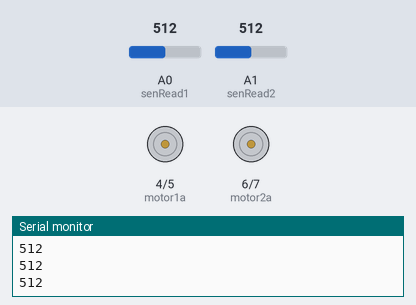
Bench run of a sketch on a simulated Arduino Uno, built with avr-gcc and run on an emulated ATmega328P. Shown: motor-driver pin pairs drawn as motors (green arrow = first pin HIGH = forward, orange = second pin HIGH = backward, longer = more drive), the last lines printed to the serial monitor. The test bench sets the inputs (shaded band); at power-on: A0 (senRead1) = 512, A1 (senRead2) = 512.

Above: at 1.2 s.
1.3 s: A0 (senRead1) set to 481
At 2.1 s:
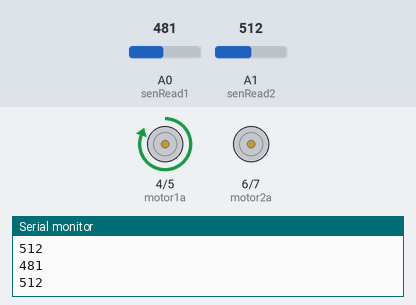
2.8 s: A1 (senRead2) set to 488
At 3.2 s:
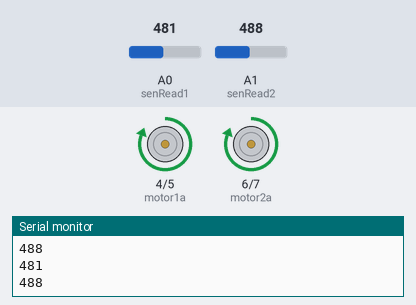
4.3 s: A0 (senRead1) set to 510
At 5.4 s:
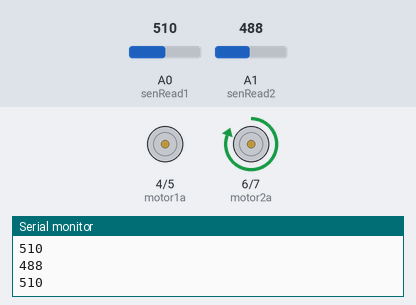
5.8 s: A0 (senRead1) set to 490
At 6.9 s:
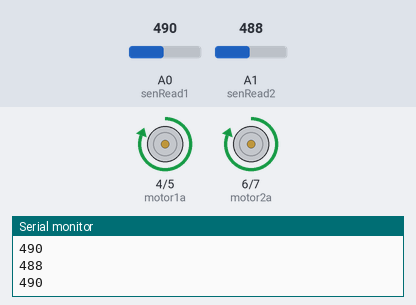
7.3 s: A0 (senRead1) set to 511
At 7.9 s:
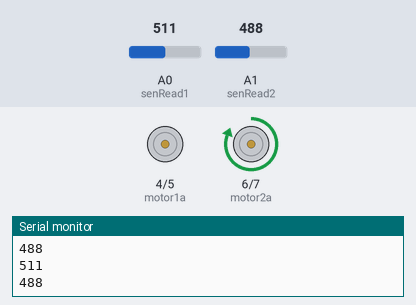
Timing chart, 0 to 9.8 s (numbered marks = the images above; inputs shaded):
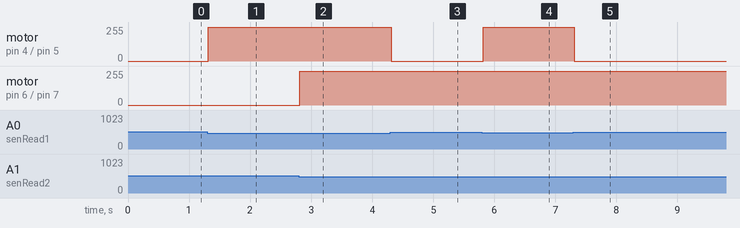

Measured:
- the behaviour switches between 500 and 499 on A0 (senRead1) (found by bisection; images 0 and 1)
- the behaviour switches between 500 and 499 on A1 (senRead2) (found by bisection; images 1 and 2)
- after the input at 1.3 s, motor on pin 4 (motor1a) / pin 5 (motor1b): stopped → forward 255/255 at once
- after the input at 2.8 s, motor on pin 6 (motor2a) / pin 7 (motor2b): stopped → forward 255/255 at once
- after the input at 4.3 s, motor on pin 4 (motor1a) / pin 5 (motor1b): forward 255/255 → stopped at once
- after the input at 5.8 s, motor on pin 4 (motor1a) / pin 5 (motor1b): stopped → forward 255/255 at once
- after the input at 7.3 s, motor on pin 4 (motor1a) / pin 5 (motor1b): forward 255/255 → stopped at once

The sketch:

line_follower_final_code.ino
```cpp
 int motor1a=4;
 int motor1b=5;
 int motor2a=6;
 int motor2b=7;

 int senRead1=0;
 int senRead2=1;
 int limit=850;
 void setup()
 {
 pinMode(motor1a,OUTPUT);
 pinMode(motor1b,OUTPUT);
 pinMode(motor2a,OUTPUT);
 pinMode(motor2b,OUTPUT);
  Serial.begin(9600);
 }
 void loop()
 {
  int val1=analogRead(senRead1);
  int val2=analogRead(senRead2);
  Serial.println(val1);
 Serial.println(val2);

 if(val1 < 500)
 {
  digitalWrite(motor1a,HIGH);
  digitalWrite(motor1b,LOW);
 }
  if(val2 < 500)
 {
  digitalWrite(motor2a,HIGH);
  digitalWrite(motor2b,LOW);
 }


  if(val1 > 500)
 {
  digitalWrite(motor1a,LOW);
  digitalWrite(motor1b,LOW);


 }
  if(val2 > 500)
 {
  digitalWrite(motor2a,LOW);
  digitalWrite(motor2b,LOW);
 }

 }
```
